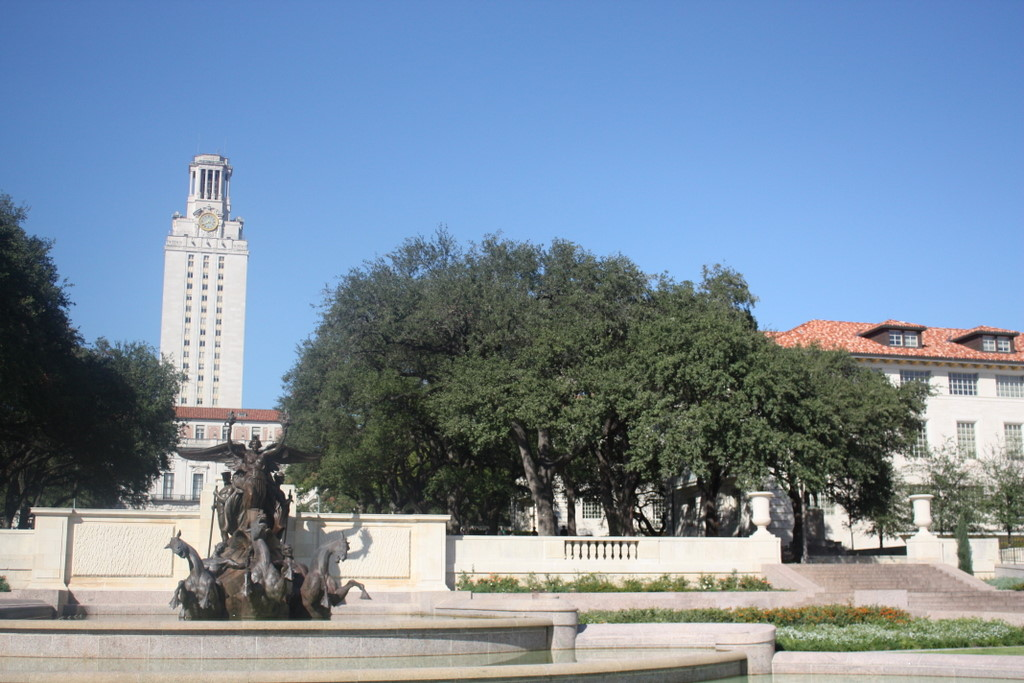
#> input picture HW4/uttower_left.jpg, 1024 x 683 px
$ jupyter execute hw4_input2.ipynb
#> lines starting #> are read from the running program, lines starting #| are printed output that depends on the picture; after the words box and inside, x2 and y2 are one past the last pixel; in counts of white or black regions, pixels touching at a corner belong together
[cell 1]
import cv2
import matplotlib.pyplot as plt
import numpy as np

# Load the images
image1 = cv2.imread('uttower_left.jpg')
#> image1 is the input picture: shape (683, 1024, 3); mean B, G, R 159, 140, 121.7
image2 = cv2.imread('uttower_right.jpg')
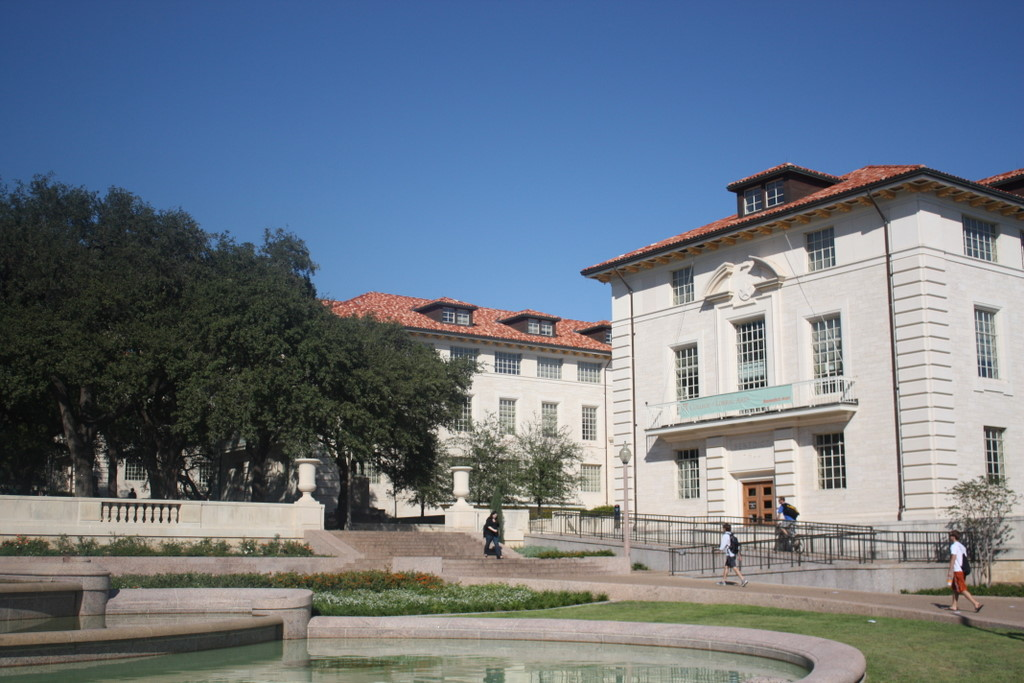
#> input picture HW4/uttower_right.jpg, 1024 x 683 px
#> image2 is the input picture: shape (683, 1024, 3); mean B, G, R 132, 118.9, 107.7

# Convert images to grayscale
gray1 = cv2.cvtColor(image1, cv2.COLOR_BGR2GRAY)
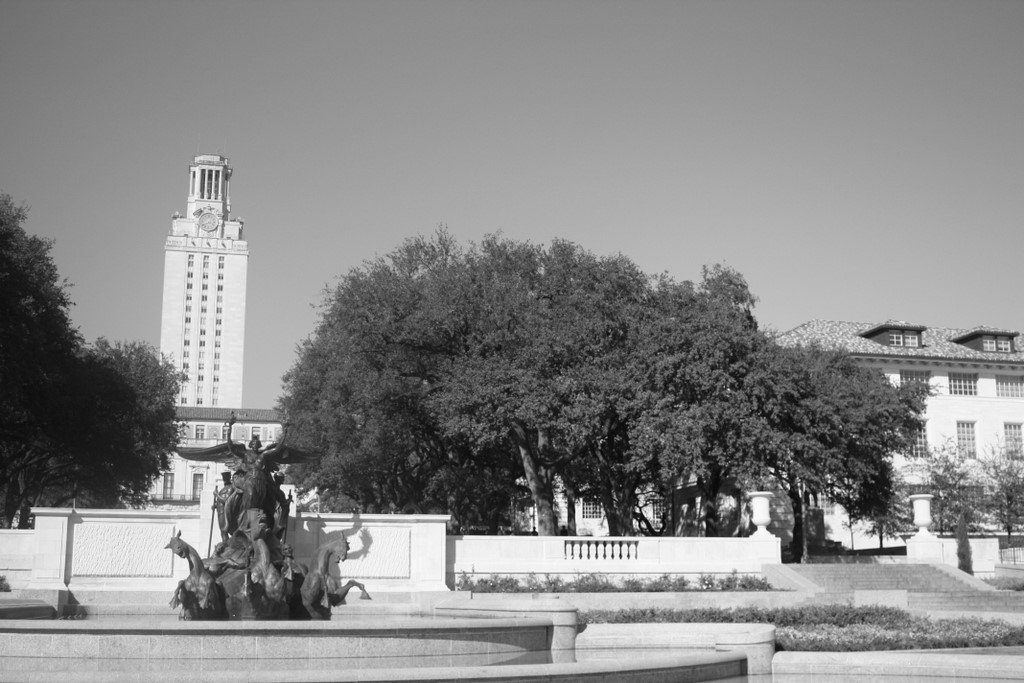
#> gray1: shape (683, 1024); min 2, max 255, mean 136.7
gray2 = cv2.cvtColor(image2, cv2.COLOR_BGR2GRAY)
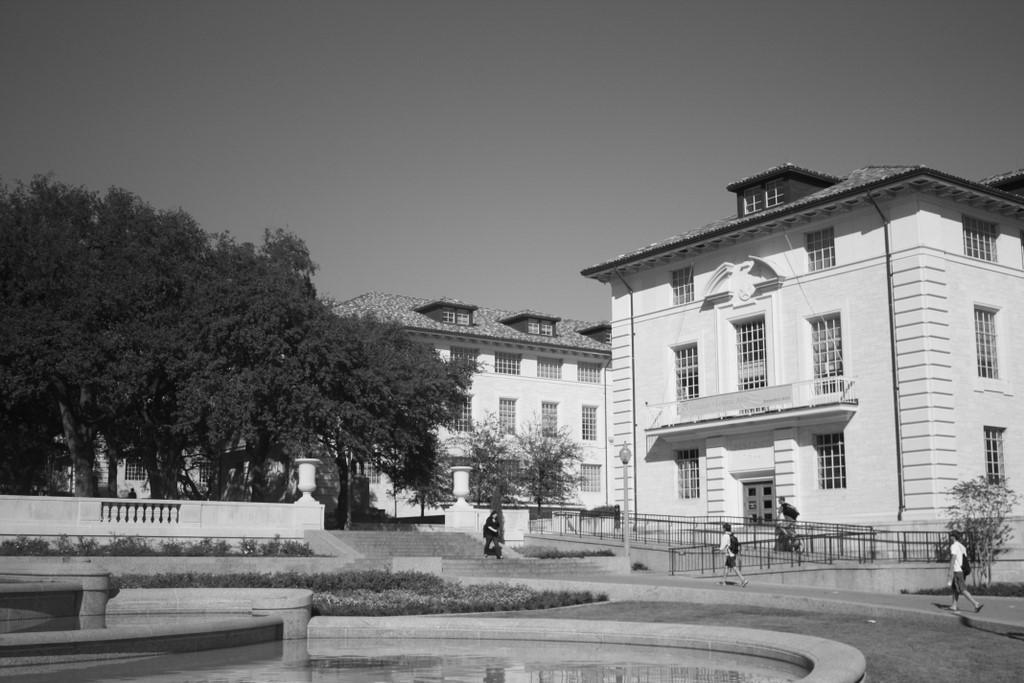
#> gray2: shape (683, 1024); min 3, max 253, mean 117

# Initialize SIFT detector
sift = cv2.SIFT_create()

# Compute keypoints and descriptors
kp1, des1 = sift.detectAndCompute(gray1, None)
#> kp1 = 5314 keypoints; strongest (x, y, size): (620, 556, 2.4), (612, 556, 2.2), (698, 499, 3.5), (534, 528, 1.9)
kp2, des2 = sift.detectAndCompute(gray2, None)
#> kp2 = 4195 keypoints; strongest (x, y, size): (958, 550, 9.6), (490, 527, 2), (376, 451, 1.8), (440, 520, 6.8)

# Initialize BFMatcher
bf = cv2.BFMatcher()

# Perform KNN matching
matches = bf.knnMatch(des1, des2, k=2)
#> matches = 5314 matches

# Apply ratio test
good = []
for m, n in matches:
    if m.distance < 0.5*n.distance:
        good.append([m])
#> after the loop, good = 724 matches

# Draw good matches
img3 = cv2.drawMatchesKnn(image1, kp1, image2, kp2, good, None, flags=2)
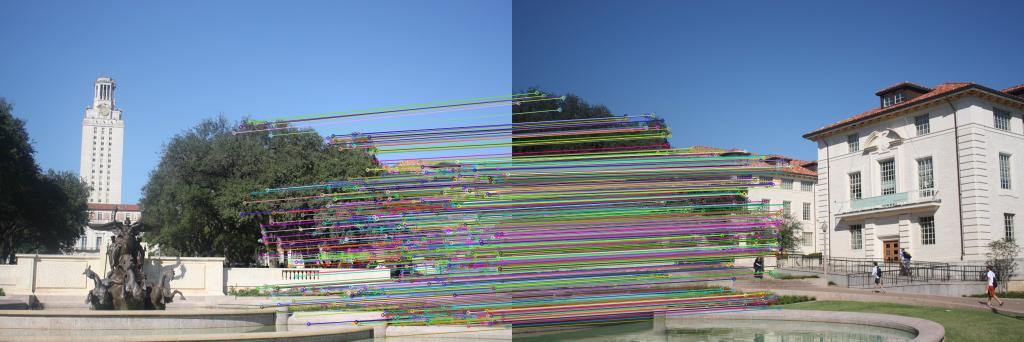
#> img3: shape (683, 2048, 3) (shown at 1/2 size); mean B, G, R 150, 133.6, 118.9

# Convert images to RGB for plt.imshow() as OpenCV uses BGR
image1 = cv2.cvtColor(image1, cv2.COLOR_BGR2RGB)
image2 = cv2.cvtColor(image2, cv2.COLOR_BGR2RGB)
img3 = cv2.cvtColor(img3, cv2.COLOR_BGR2RGB)

# Display the images
plt.figure(figsize=(10,10))

plt.subplot(131), plt.imshow(image1)
plt.title('Image 1'), plt.xticks([]), plt.yticks([])

plt.subplot(132), plt.imshow(image2)
plt.title('Image 2'), plt.xticks([]), plt.yticks([])

plt.subplot(133), plt.imshow(img3)
plt.title('Matches'), plt.xticks([]), plt.yticks([])

plt.show()

# Prepare lists of matched keypoints
src_pts = np.float32([ kp1[m[0].queryIdx].pt for m in good ]).reshape(-1,1,2)
#> src_pts = 724 rows, first 8: [467.8, 265.7], [481.5, 253.5], [481.5, 253.5], [484.1, 428.1], [489, 405], [489, 405], [494, 617.1], [494, 617.1]
dst_pts = np.float32([ kp2[m[0].trainIdx].pt for m in good ]).reshape(-1,1,2)
#> dst_pts = 724 rows, first 8: [12.75, 206.4], [28.91, 194.8], [28.91, 194.8], [19.79, 380.9], [27.06, 356.7], [27.06, 356.7], [17.56, 581.7], [17.56, 581.7]

# Estimate the affine transformation
M, _ = cv2.estimateAffine2D(src_pts, dst_pts)
#> M = [[0.971, -0.0595, -401.5], [0.0535, 0.98, -65.35]]

# Transform the second image using the estimated transformation matrix
dst_size = (image1.shape[1] + image2.shape[1], max(image1.shape[0], image2.shape[0]))
#> dst_size = (2048, 683)
transformed_image2 = cv2.warpAffine(image2, M, dst_size, flags=cv2.WARP_INVERSE_MAP)
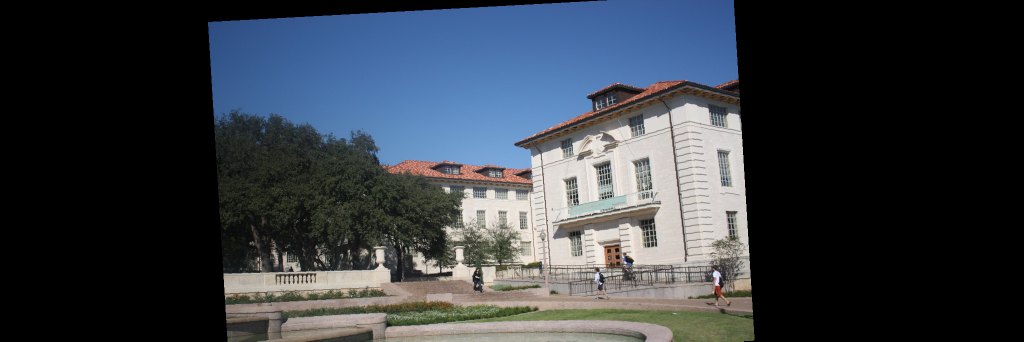
#> transformed_image2: shape (683, 2048, 3) (shown at 1/2 size); mean R, G, B 54, 59.8, 66.9

# Create a mask of the second image
mask = np.ones_like(image2, dtype=np.uint8) * 255

# Apply the transformation to the mask
transformed_mask = cv2.warpAffine(mask, M, dst_size, flags=cv2.WARP_INVERSE_MAP)
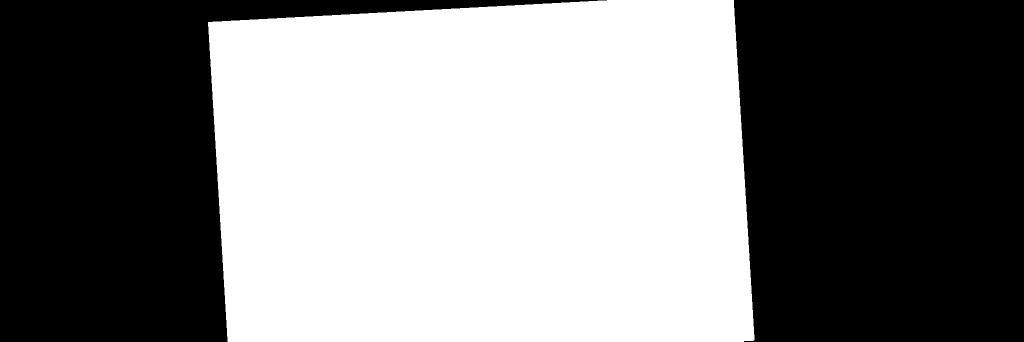
#> transformed_mask: shape (683, 2048, 3) (shown at 1/2 size); 50.2% white; 2 black regions, box (x1, y1, x2, y2) and area: (1468, 0, 2048, 683) 382217, (0, 0, 1214, 683) 314370
#> mask: shape (683, 1024, 3); every value is 255

# Convert the transformed images to RGB for display
transformed_image2_rgb = cv2.cvtColor(transformed_image2, cv2.COLOR_BGR2RGB)
transformed_mask_rgb = cv2.cvtColor(transformed_mask, cv2.COLOR_BGR2RGB)

# Display the transformed images and mask
plt.figure(figsize=(10,10))

plt.subplot(121), plt.imshow(transformed_image2_rgb)
plt.title('Transformed Image 2'), plt.xticks([]), plt.yticks([])

plt.subplot(122), plt.imshow(transformed_mask_rgb)
plt.title('Transformed Mask'), plt.xticks([]), plt.yticks([])

plt.show()
#> figure, not shown here; B, G, R data is drawn as R, G, B

# Create a zero matrix with the shape of the transformed second image
extended_image1 = np.zeros_like(transformed_image2)

# Copy the original first image into the extended matrix
extended_image1[:image1.shape[0], :image1.shape[1]] = image1
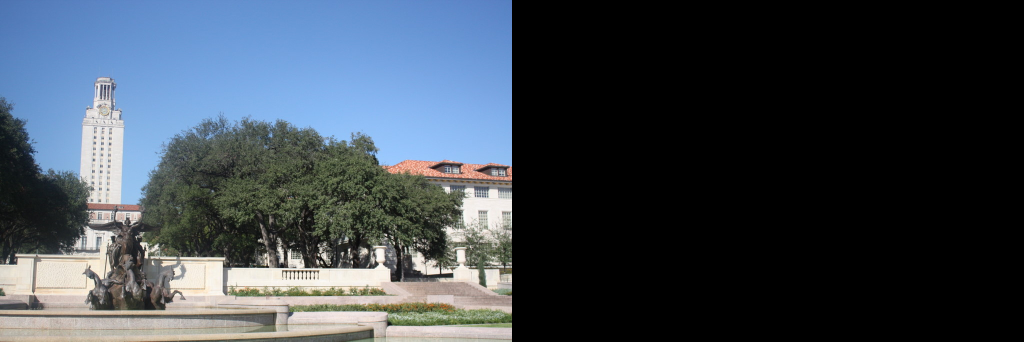
#> extended_image1: shape (683, 2048, 3) (shown at 1/2 size); mean R, G, B 60.9, 70, 79.5

# Create a zero mask with the shape of the transformed second image
mask1 = np.zeros((transformed_image2.shape[0], transformed_image2.shape[1]), dtype=np.uint8)

# Set the mask to 1 where the extended first image has content
mask1[:image1.shape[0], :image1.shape[1]] = 1

# Convert the extended image and mask to RGB for display
extended_image1_rgb = cv2.cvtColor(extended_image1, cv2.COLOR_BGR2RGB)
mask1_rgb = np.stack([mask1]*3, axis=-1)  # Replicate the mask to all color channels

# Display the extended image and mask
plt.figure(figsize=(10,10))

plt.subplot(121), plt.imshow(extended_image1_rgb)
plt.title('Extended Image 1'), plt.xticks([]), plt.yticks([])

plt.subplot(122), plt.imshow(mask1_rgb)
plt.title('Mask for Extended Image 1'), plt.xticks([]), plt.yticks([])

plt.show()
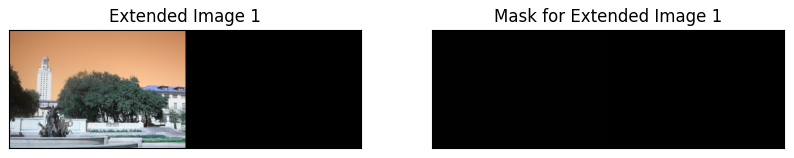
#> figure drawn by matplotlib, 2 panels; B, G, R data is drawn as R, G, B

# Convert the masks to boolean for easier processing
mask1_bool = mask1.astype(bool)
transformed_mask_bool = transformed_mask[:,:,0].astype(bool)

# Create a zero matrix with the shape of the extended images
combined_image = np.zeros_like(extended_image1)

# Copy the content of the extended first image and transformed second image to the combined image
combined_image[mask1_bool] = extended_image1[mask1_bool]
combined_image[transformed_mask_bool] = transformed_image2[transformed_mask_bool]

# Identify the overlapping areas
overlap = mask1_bool & transformed_mask_bool
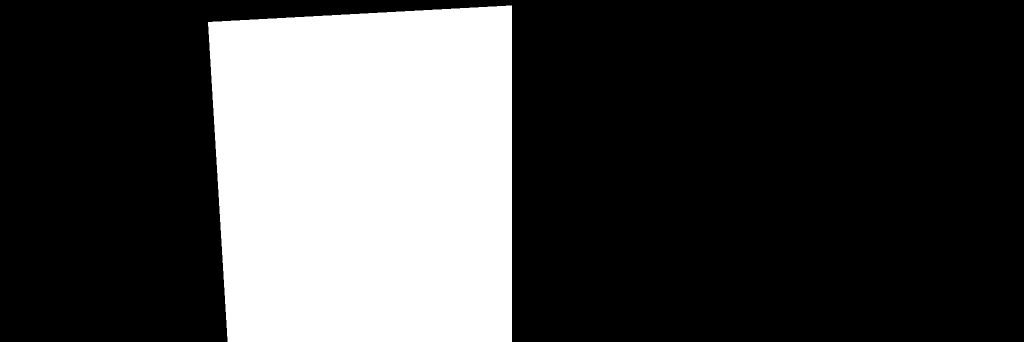
#> overlap: shape (683, 2048) bool (shown at 1/2 size); 27.6% white; 1 white region, box (x1, y1, x2, y2) and area: (416, 11, 1024, 683) 386100

# Average the pixel values in the overlapping areas
combined_image[overlap] = (extended_image1[overlap].astype(np.int16) + transformed_image2[overlap].astype(np.int16)) // 2
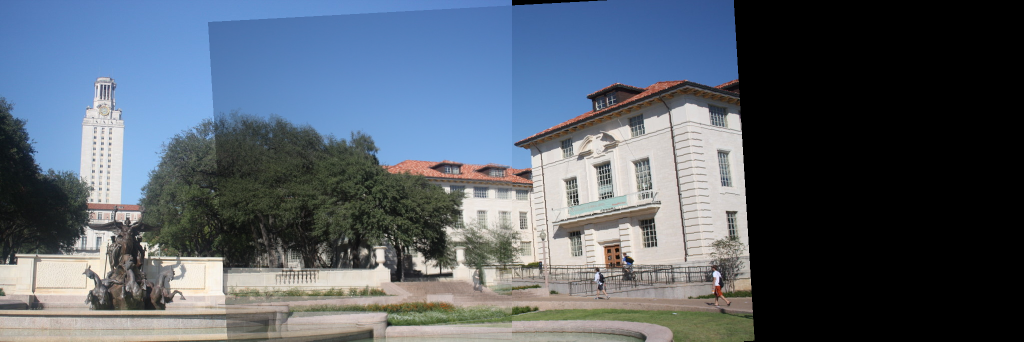
#> combined_image: shape (683, 2048, 3) (shown at 1/2 size); mean R, G, B 86.2, 96.5, 108.5

# Convert the combined image to RGB for display
combined_image_rgb = cv2.cvtColor(combined_image, cv2.COLOR_BGR2RGB)

# Display the combined image
plt.figure(figsize=(10,10))
plt.imshow(combined_image_rgb)
plt.title('Combined Image'), plt.xticks([]), plt.yticks([])
plt.show()
